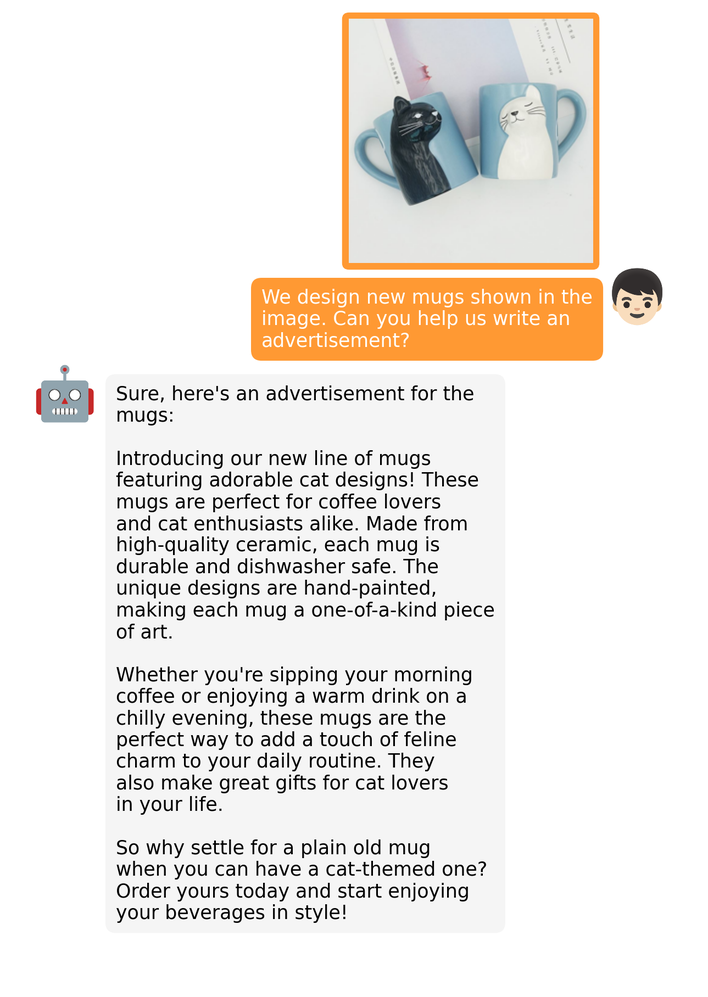
#> input picture examples/ad_1.png, 708 x 997 px, shrunk from 1289 x 1816 before the run
$ python -i randaugment.py   (imports and definitions only)
#> lines starting #> are read from the running program, lines starting #| are printed output that depends on the picture
#> further down, picture is the input picture: shape (997, 708, 3); mean B, G, R 228.7, 233.3, 237.5


import cv2
import numpy as np

import torch


## aug functions
def identity_func(img):
    return img


def autocontrast_func(img, cutoff=0):
    """
    same output as PIL.ImageOps.autocontrast
    """
    n_bins = 256

    def tune_channel(ch):
        n = ch.size
#> n = 705876
        cut = cutoff * n // 100
#> cut = 0
        if cut == 0:
            high, low = ch.max(), ch.min()
#> high = 255; low = 0
        else:
            hist = cv2.calcHist([ch], [0], None, [n_bins], [0, n_bins])
            low = np.argwhere(np.cumsum(hist) > cut)
            low = 0 if low.shape[0] == 0 else low[0]
            high = np.argwhere(np.cumsum(hist[::-1]) > cut)
            high = n_bins - 1 if high.shape[0] == 0 else n_bins - 1 - high[0]
        if high <= low:
            table = np.arange(n_bins)
        else:
            scale = (n_bins - 1) / (high - low)
#> scale = 1
            offset = -low * scale
#> offset = 0
            table = np.arange(n_bins) * scale + offset
#> table = 256 values from 0 to 255
            table[table < 0] = 0
            table[table > n_bins - 1] = n_bins - 1
        table = table.clip(0, 255).astype(np.uint8)
        return table[ch]
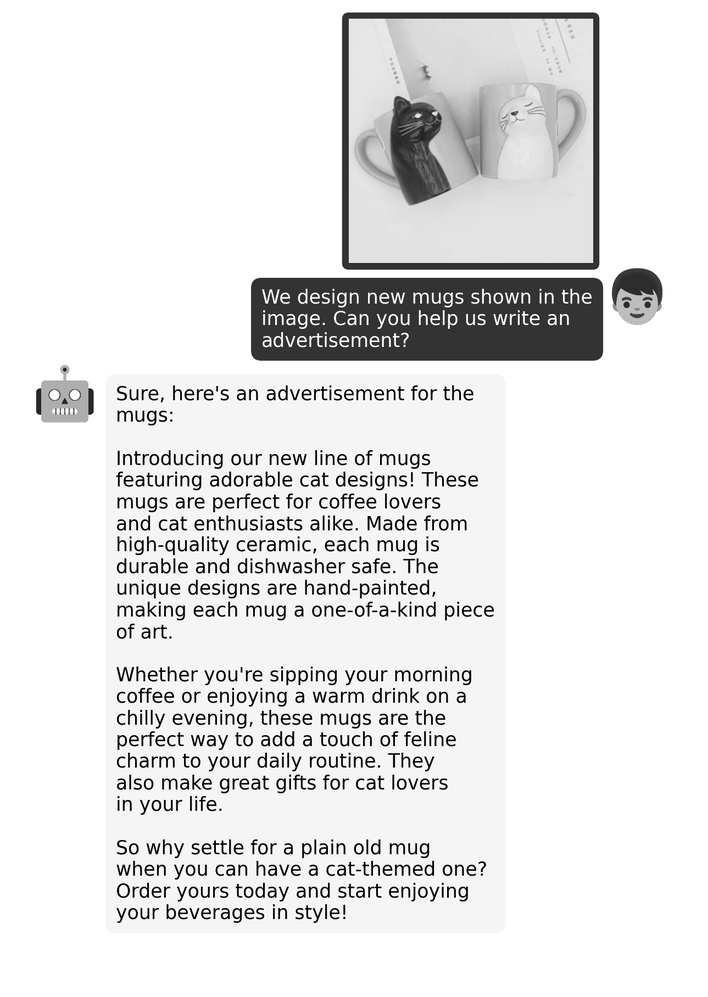
#> returned value: shape (997, 708); min 0, max 255, mean 228.7

    channels = [tune_channel(ch) for ch in cv2.split(img)]
#> in tune_channel (call 2), `return table[ch]`:
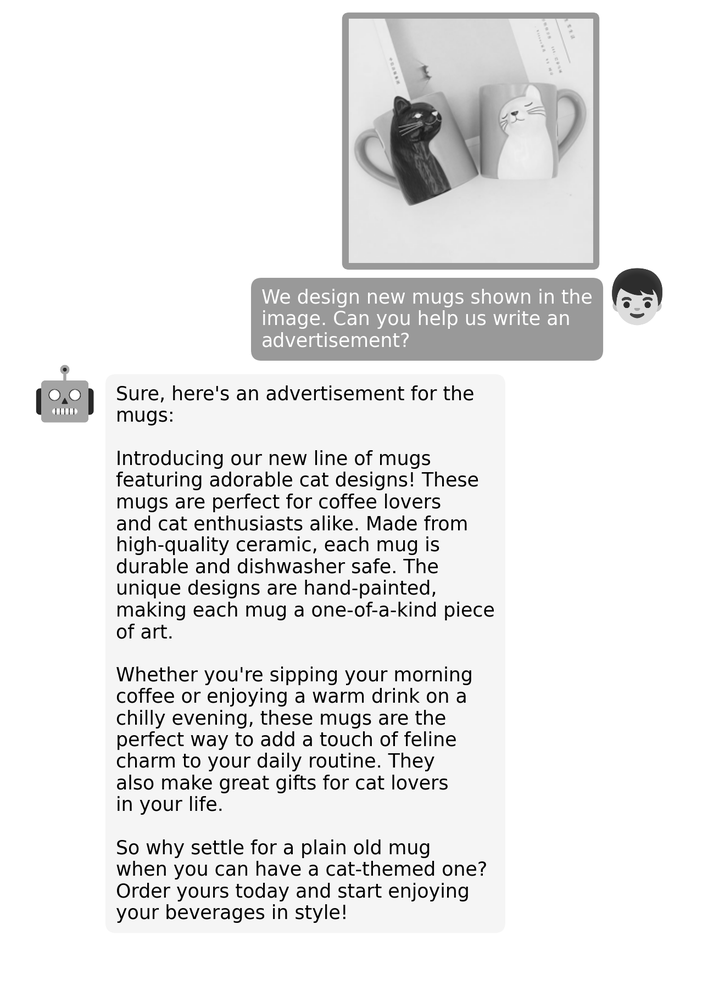
#> returned value: shape (997, 708); min 0, max 255, mean 233.3
#> in tune_channel (call 3), `return table[ch]`:
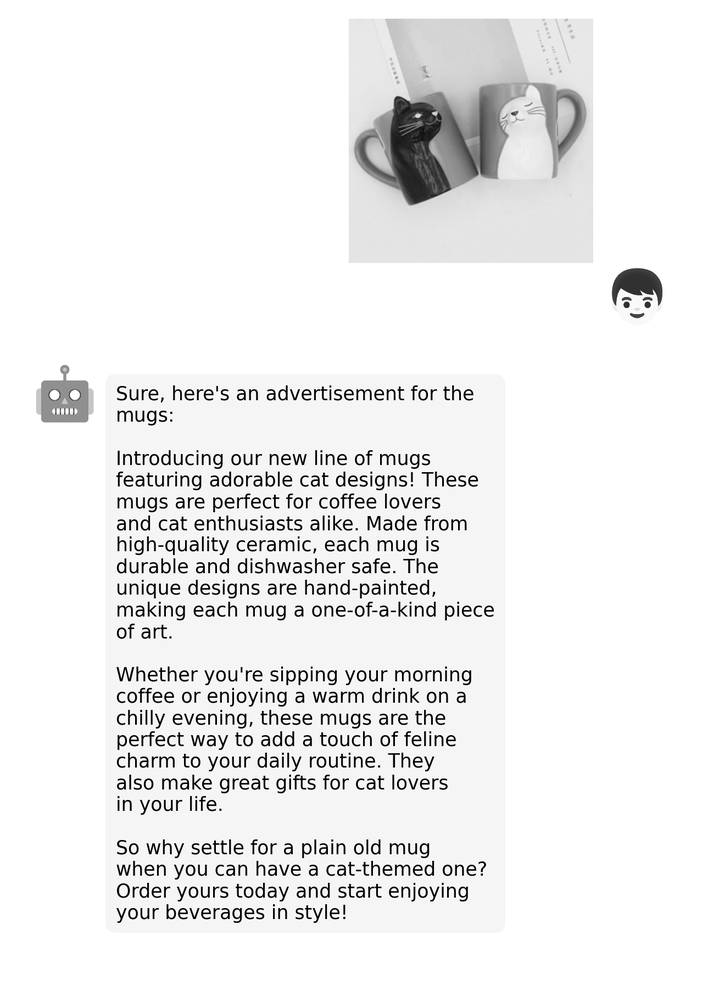
#> returned value: shape (997, 708); min 0, max 255, mean 237.5
#> channels = 3 items
    out = cv2.merge(channels)
    return out


# [168 lines left out: functions equalize_func, rotate_func, solarize_func, color_func, contrast_func, brightness_func and 7 more, not called in this run]


### level to args
def enhance_level_to_args(MAX_LEVEL):
    def level_to_args(level):
        return ((level / MAX_LEVEL) * 1.8 + 0.1,)

    return level_to_args


def shear_level_to_args(MAX_LEVEL, replace_value):
    # [5 lines left out: function level_to_args, not called in this run]

    return level_to_args


def translate_level_to_args(translate_const, MAX_LEVEL, replace_value):
    # [5 lines left out: function level_to_args, not called in this run]

    return level_to_args


# [6 lines left out: function cutout_level_to_args, not called in this run]


def solarize_level_to_args(MAX_LEVEL):
    def level_to_args(level):
        level = int((level / MAX_LEVEL) * 256)
        return (level,)

    return level_to_args


def none_level_to_args(level):
    return ()


def posterize_level_to_args(MAX_LEVEL):
    def level_to_args(level):
        level = int((level / MAX_LEVEL) * 4)
        return (level,)

    return level_to_args


def rotate_level_to_args(MAX_LEVEL, replace_value):
    # [5 lines left out: function level_to_args, not called in this run]

    return level_to_args


func_dict = {
    "Identity": identity_func,
    "AutoContrast": autocontrast_func,
    "Equalize": equalize_func,
    "Rotate": rotate_func,
    "Solarize": solarize_func,
    "Color": color_func,
    "Contrast": contrast_func,
    "Brightness": brightness_func,
    "Sharpness": sharpness_func,
    "ShearX": shear_x_func,
    "TranslateX": translate_x_func,
    "TranslateY": translate_y_func,
    "Posterize": posterize_func,
    "ShearY": shear_y_func,
}

translate_const = 10
MAX_LEVEL = 10
replace_value = (128, 128, 128)
arg_dict = {
    "Identity": none_level_to_args,
    "AutoContrast": none_level_to_args,
    "Equalize": none_level_to_args,
    "Rotate": rotate_level_to_args(MAX_LEVEL, replace_value),
    "Solarize": solarize_level_to_args(MAX_LEVEL),
    "Color": enhance_level_to_args(MAX_LEVEL),
    "Contrast": enhance_level_to_args(MAX_LEVEL),
    "Brightness": enhance_level_to_args(MAX_LEVEL),
    "Sharpness": enhance_level_to_args(MAX_LEVEL),
    "ShearX": shear_level_to_args(MAX_LEVEL, replace_value),
    "TranslateX": translate_level_to_args(translate_const, MAX_LEVEL, replace_value),
    "TranslateY": translate_level_to_args(translate_const, MAX_LEVEL, replace_value),
    "Posterize": posterize_level_to_args(MAX_LEVEL),
    "ShearY": shear_level_to_args(MAX_LEVEL, replace_value),
}


class RandomAugment(object):
    # [8 lines left out: function __init__, not called in this run]

    def get_random_ops(self):
        sampled_ops = np.random.choice(self.augs, self.N)
        return [(op, 0.5, self.M) for op in sampled_ops]

    # [10 lines left out: function __call__, not called in this run]


class VideoRandomAugment(object):
    # [9 lines left out: function __init__, not called in this run]

    def get_random_ops(self):
        sampled_ops = np.random.choice(self.augs, self.N, replace=False)
        return [(op, self.M) for op in sampled_ops]

    # [26 lines left out: functions __call__, _aug, not called in this run]


# [4 lines not run here, left out]

>>> import cv2
>>> picture = cv2.imread('../../examples/ad_1.png')
>>> result = autocontrast_func(picture)

$ run again, on examples/ad_2.png
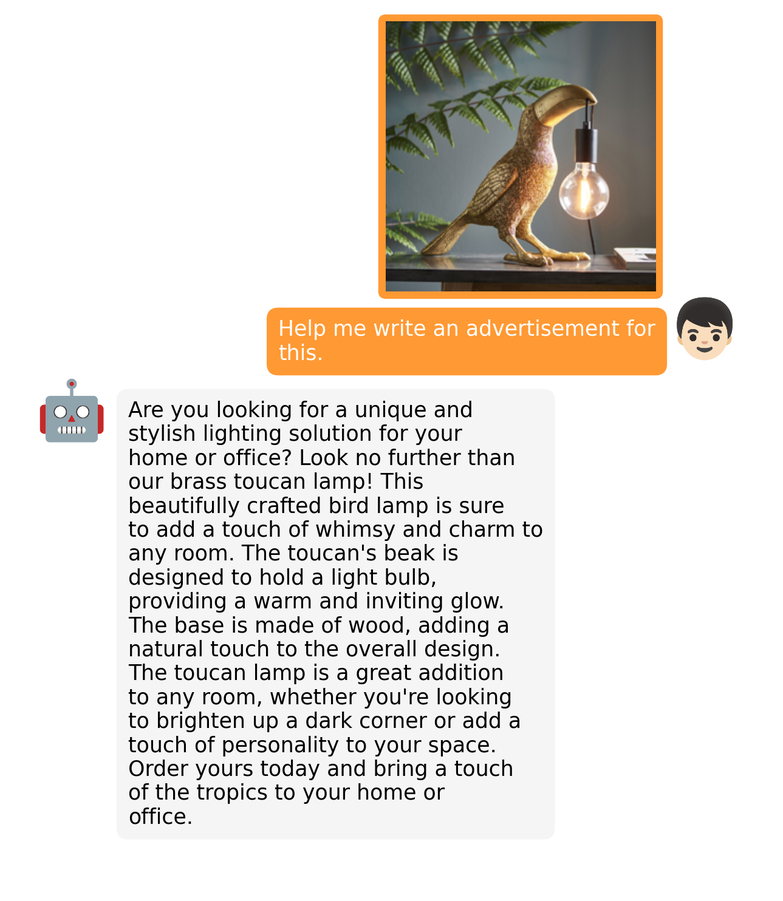
#> input picture examples/ad_2.png, 783 x 901 px, shrunk from 1289 x 1484 before the run
#> picture is the input picture: shape (901, 783, 3); mean B, G, R 215.7, 221.9, 227.1
#> high = 255; low = 0
#> scale = 1
#> offset = 0
#> table = 256 values from 0 to 255
#> in tune_channel (call 2), `return table[ch]`:
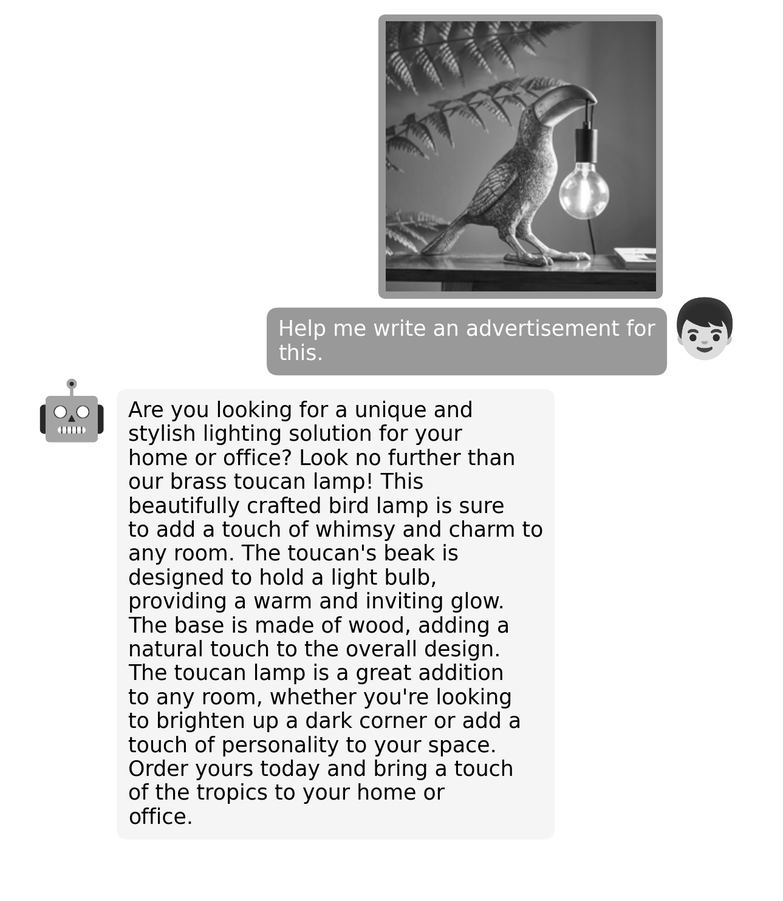
#> returned value: shape (901, 783); min 0, max 255, mean 221.9
#> in tune_channel (call 3), `return table[ch]`:
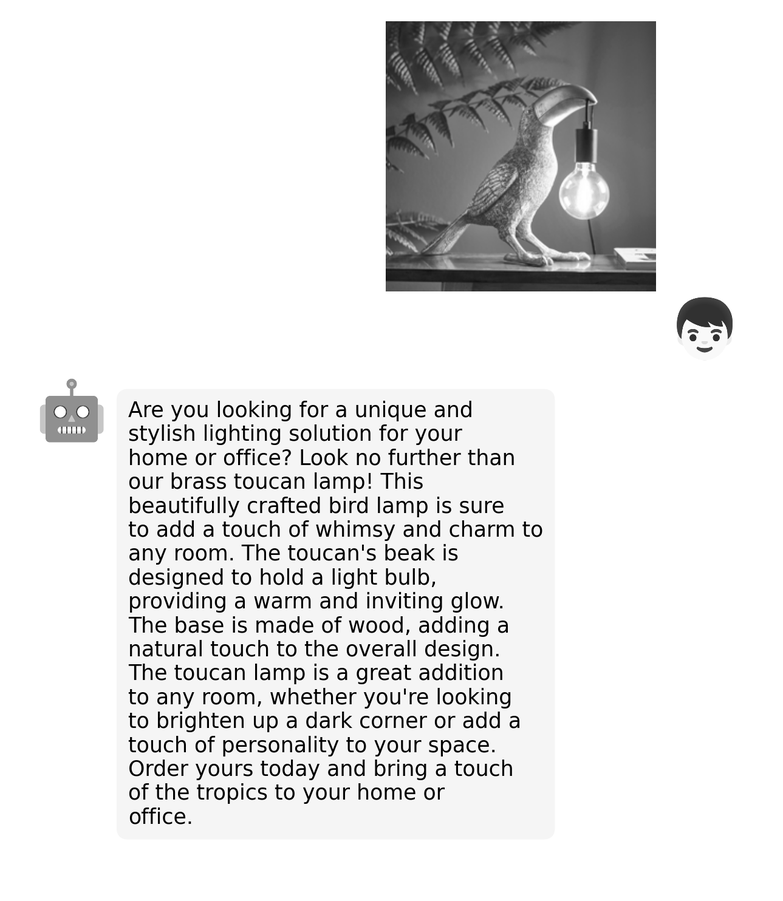
#> returned value: shape (901, 783); min 0, max 255, mean 227.1
#> channels = 3 items

$ run again, on examples/cook_1.png
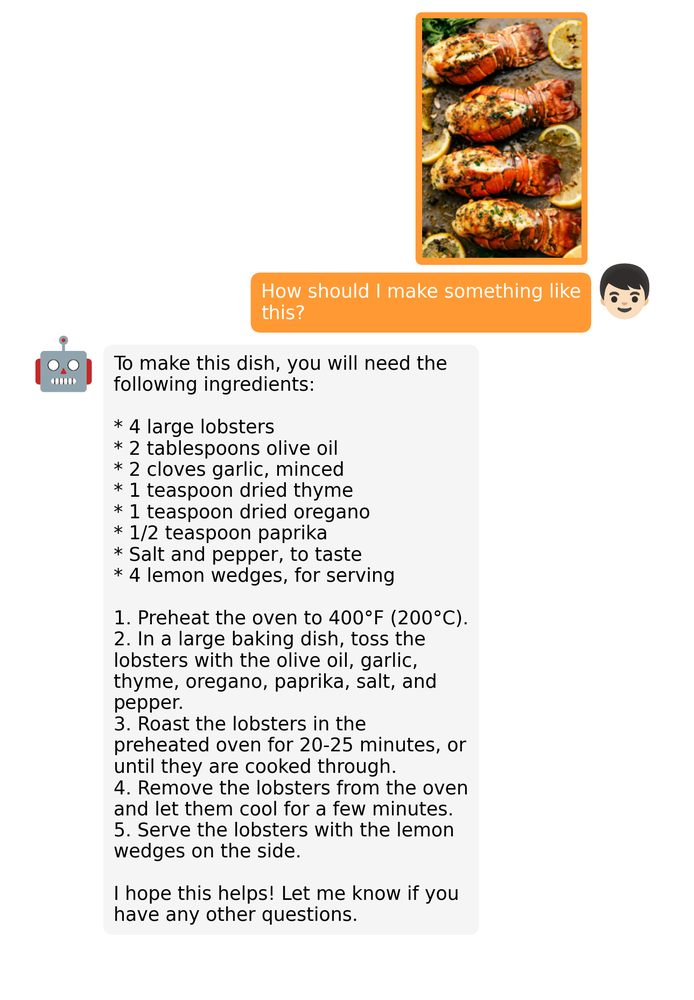
#> input picture examples/cook_1.png, 694 x 1000 px, shrunk from 1289 x 1858 before the run
#> picture is the input picture: shape (1000, 694, 3); mean B, G, R 224.4, 230.6, 236.9
#> high = 255; low = 0
#> scale = 1
#> offset = 0
#> table = 256 values from 0 to 255
#> in tune_channel (call 2), `return table[ch]`:
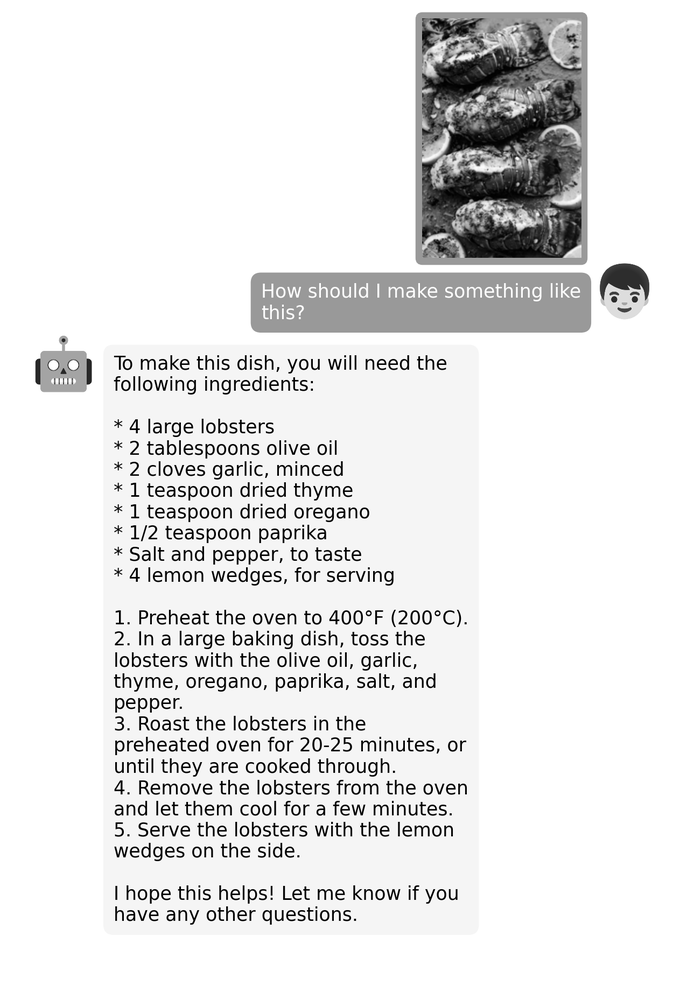
#> returned value: shape (1000, 694); min 0, max 255, mean 230.6
#> in tune_channel (call 3), `return table[ch]`:
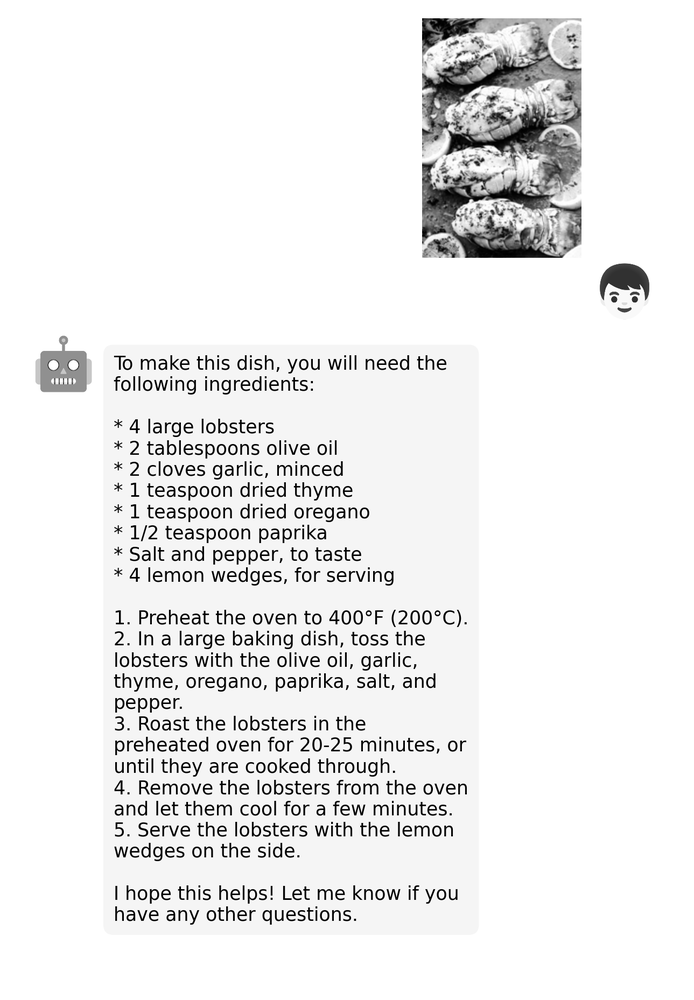
#> returned value: shape (1000, 694); min 0, max 255, mean 236.9
#> channels = 3 items
